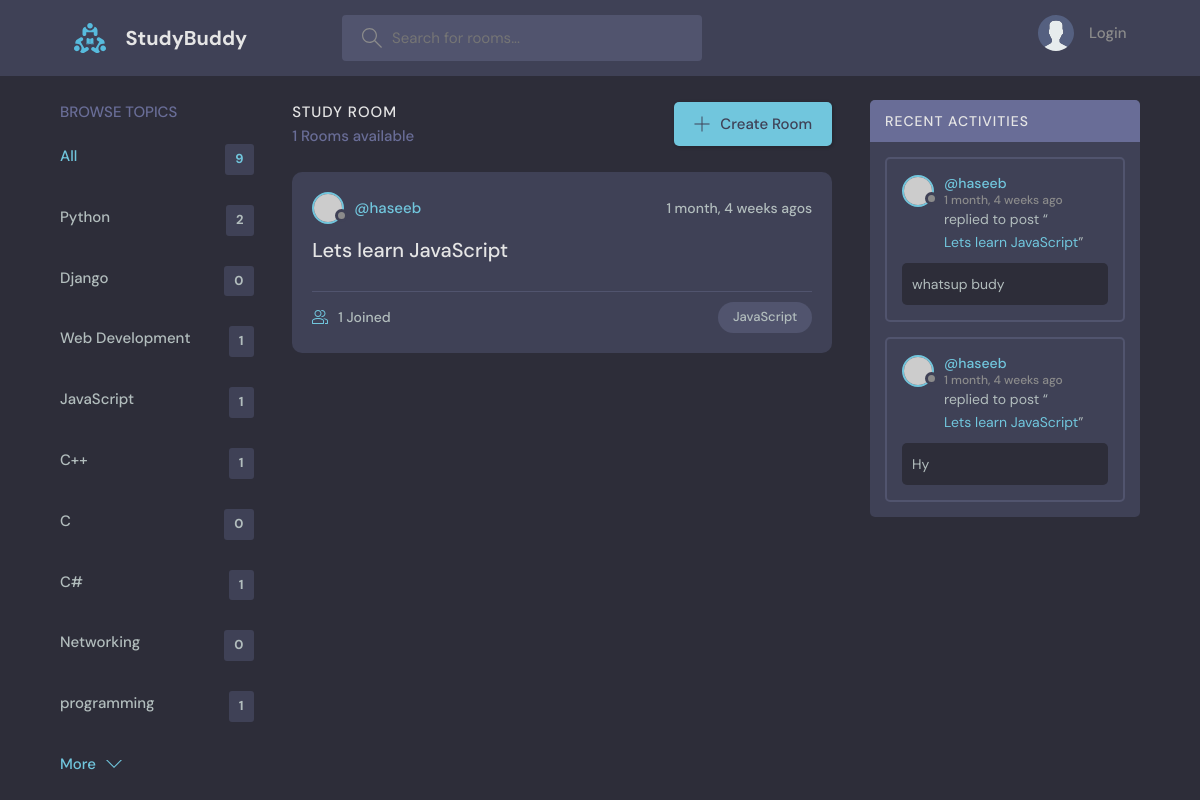
Screenshot of /?q=JavaScript with the database file from the repository.
### base/models.py (models this page shows, shortened)
class Topic(models.Model):
    name = models.CharField(max_length=100)

class Room(models.Model):
    host =  models.ForeignKey(User, on_delete=models.SET_NULL, null = True)
    topic =  models.ForeignKey(Topic, on_delete=models.SET_NULL, null = True)
    name = models.CharField(max_length=100)
    description = models.TextField(null=True, blank=True)
    participants = models.ManyToManyField(
        User, related_name='participants', blank=True
    )
    updated = models.DateTimeField(auto_now=True)
    created = models.DateTimeField(auto_now_add=True)
    class Meta:
        ordering = ['-updated', '-created']
    def __str__(self):
        return self.name

class Message(models.Model):
    user = models.ForeignKey(User, on_delete=models.CASCADE)
    room = models.ForeignKey(Room, on_delete=models.CASCADE)
    body = models.TextField()
    updated = models.DateTimeField(auto_now=True)
    created = models.DateTimeField(auto_now_add=True)
    class Meta:
        ordering = ['-updated', '-created']

### base/views.py (the view)
# urls.py: path('',views.Home, name="Home"),
def Home(request):
    q = request.GET.get('q') if request.GET.get('q') != None else ''
    rooms = Room.objects.filter(
        Q(topic__name__icontains=q) |
        Q(name__icontains=q) |
        Q(description__icontains=q)
        )
    topics = Topic.objects.all()
    room_count = rooms.count()
    room_messages = Message.objects.filter(Q(room__topic__name__icontains=q))
    context = {'rooms': rooms, 'topics': topics, 'room_count':room_count, 'room_messages':room_messages}
    return render(request, 'base/home.html', context)

### base/templates/base/home.html (shortened to what this page needs)
{% extends 'main.html' %}
{% block content %}
    <main class="layout layout--3">
      <div class="container">
        {% include 'base/topics_component.html' %}
        <div class="roomList">
          <div class="roomList__header">
            <div>
              <h2>Study Room</h2>
              <p>{{room_count}} Rooms available</p>
            </div>
            <a class="btn btn--main" href="{% url 'room-create' %}">
              <svg version="1.1" xmlns="http://www.w3.org/2000/svg" width="32" height="32" viewBox="0 0 32 32">
                <title>add</title>
                <path
                  d="M16.943 0.943h-1.885v14.115h-14.115v1.885h14.115v14.115h1.885v-14.115h14.115v-1.885h-14.115v-14.115z"
                ></path>
              </svg>
              Create Room
            </a>
          </div>
          {% include 'base/feed_component.html' %}
        </div>
        {% include 'base/activity_component.html' %}
      </div>
    </main>
{% endblock %}

### base/templates/base/topics_component.html
<div class="topics">
    <div class="topics__header">
      <h2>Browse Topics</h2>
    </div>
    <ul class="topics__list">
      <li>
        <a href="{% url 'Home' %}" class="active">All <span>{{topics.count}}</span></a>
      </li>
      {% for topic in topics %}
      <li>
        <a href="{% url 'Home' %}?q={{topic.name}}">{{topic.name}} <span>{{topic.room_set.all.count}}</span></a>
      </li>
      {% endfor %}
    <a class="btn btn--link" href="topics.html">
      More
      <svg version="1.1" xmlns="http://www.w3.org/2000/svg" width="32" height="32" viewBox="0 0 32 32">
        <title>chevron-down</title>
        <path d="M16 21l-13-13h-3l16 16 16-16h-3l-13 13z"></path>
      </svg>
    </a>
  </div>

### base/templates/base/feed_component.html (shortened to what this page needs)
{% for room in rooms %}
<div class="roomListRoom">
    <div class="roomListRoom__header">
      <a href="{% url 'user-profile' room.host.id %}" class="roomListRoom__author">
        <div class="avatar avatar--small">
          <img src="https://randomuser.me/api/portraits/women/11.jpg" />
        </div>
        <span>@{{room.host.username}}</span>
      </a>
      <div class="roomListRoom__actions">
        <span>{{room.created|timesince}} agos</span>
      </div>
    </div>
    <div class="roomListRoom__content">
      <a href="{% url 'Room' room.id  %}">{{room.name}}</a>
    </div>
    <div class="roomListRoom__meta">
      <a href="{% url 'Room' room.id  %}" class="roomListRoom__joined">
        {{room.participants.all.count}} Joined
      </a>
      <p class="roomListRoom__topic">{{room.topic.name}}</p>
    </div>
  </div>
{% endfor %}

### base/templates/base/activity_component.html (shortened to what this page needs)
<div class="activities">
    <div class="activities__header">
      <h2>Recent Activities</h2>
    </div>
    {% for message in room_messages %}
        <div class="activities__box">
        <div class="activities__boxHeader roomListRoom__header">
            <a href="{% url 'user-profile' message.user.id %}" class="roomListRoom__author">
            <div class="avatar avatar--small">
                <img src="https://randomuser.me/api/portraits/women/11.jpg" />
            </div>
            <p>
                @{{message.user}}
                <span>{{message.created|timesince}} ago</span>
            </p>
            </a>
        </div>
        <div class="activities__boxContent">
            <p>replied to post “<a href="{% url 'Room' message.room.id %}">{{message.room}}</a>”</p>
            <div class="activities__boxRoomContent">
                {{message.body}}
            </div>
        </div>
        </div>
    {% endfor %}
  </div>

### rows the page displays
Topic: name "Python", room_set.all.count "2"
Topic: name "Django", room_set.all.count "0"
Topic: name "Web Development", room_set.all.count "1"
Topic: name "JavaScript", room_set.all.count "1"
Topic: name "C++", room_set.all.count "1"
Topic: name "C", room_set.all.count "0"
Topic: name "C#", room_set.all.count "1"
Topic: name "Networking", room_set.all.count "0"
Topic: name "programming", room_set.all.count "1"
Room: host.username "haseeb", created "1 month, 4 weeks", name "Lets learn JavaScript", participants.all.count "1", topic.name "JavaScript"
Message: user "haseeb", created "1 month, 4 weeks", room "Lets learn JavaScript", body "whatsup budy"
Message: user "haseeb", created "1 month, 4 weeks", room "Lets learn JavaScript", body "Hy"

### other values shown
{{ topics.count }} "9"
{{ room_count }} "1"
